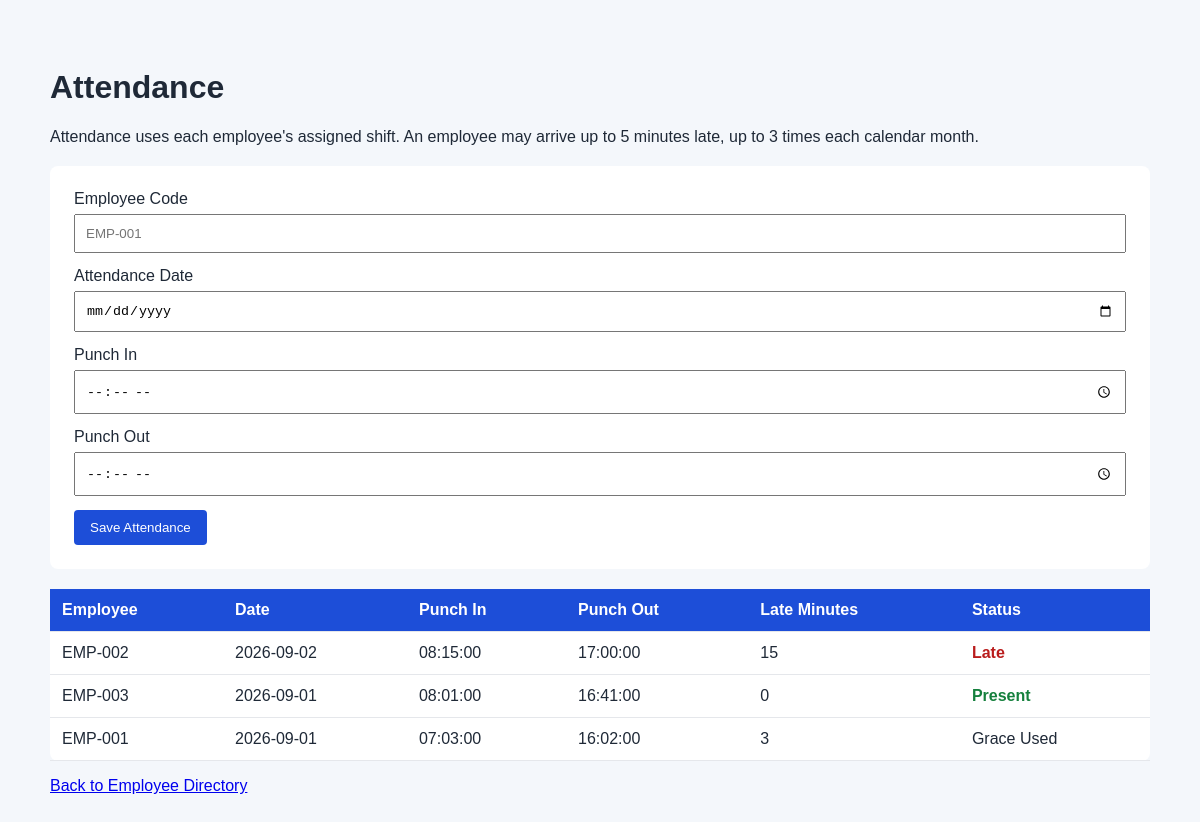
The app's page /attendance with its own data.
### main.py (models this page shows)
class AttendanceLogDatabase(Base):
    __tablename__ = "attendance_logs"
    id = Column(Integer, primary_key=True)
    employee_code = Column(String, nullable=False)
    attendance_date = Column(Date, nullable=False)
    punch_in = Column(Time, nullable=False)
    punch_out = Column(Time, nullable=False)
    late_minutes = Column(Integer, nullable=False, default=0)
    status = Column(String, nullable=False)

### main.py (the view)
@app.get("/attendance", response_class=HTMLResponse)
def attendance_page(request: Request):
    database = SessionLocal()
    attendance_logs = database.query(AttendanceLogDatabase).order_by(
        AttendanceLogDatabase.attendance_date.desc()
    ).all()
    database.close()
    return templates.TemplateResponse(
        request=request,
        name="attendance.html",
        context={"attendance_logs": attendance_logs}
    )

### templates/attendance.html (shortened to what this page needs)
<!DOCTYPE html>
<html>
<head>
</head>
<body>
    <div class="container">
        <h1>Attendance</h1>
        <p>
    Attendance uses each employee's assigned shift.
    An employee may arrive up to 5 minutes late, up to 3 times each calendar month.
</p>
        <form action="/attendance" method="post">
            <label>Employee Code</label>
            <input name="employee_code" placeholder="EMP-001" required>
            <label>Attendance Date</label>
            <input name="attendance_date" type="date" required>
            <label>Punch In</label>
            <input name="punch_in" type="time" required>
            <label>Punch Out</label>
            <input name="punch_out" type="time" required>
            <button type="submit">Save Attendance</button>
        </form>
        <table>
            <tr>
                <th>Employee</th>
                <th>Date</th>
                <th>Punch In</th>
                <th>Punch Out</th>
                <th>Late Minutes</th>
                <th>Status</th>
            </tr>
            {% for log in attendance_logs %}
            <tr>
                <td>{{ log.employee_code }}</td>
                <td>{{ log.attendance_date }}</td>
                <td>{{ log.punch_in }}</td>
                <td>{{ log.punch_out }}</td>
                <td>{{ log.late_minutes }}</td>
                <td class="{{ log.status|lower }}">{{ log.status }}</td>
            </tr>
            {% endfor %}
        </table>
        <p><a href="/">Back to Employee Directory</a></p>
    </div>
</body>
</html>

### templates/attendance.html (style rules this page uses)
body { font-family: Arial, sans-serif; background: #f4f7fb; padding: 40px; color: #1f2937; }
.container { max-width: 1100px; margin: auto; }
form, table { background: white; padding: 24px; border-radius: 8px; margin-top: 20px; }
input { width: 100%; box-sizing: border-box; padding: 10px; margin: 6px 0 14px; }
button { background: #1d4ed8; color: white; border: 0; border-radius: 4px; padding: 10px 16px; cursor: pointer; }
table { width: 100%; border-collapse: collapse; box-sizing: border-box; }
th, td { padding: 12px; border-bottom: 1px solid #e5e7eb; text-align: left; }
th { background: #1d4ed8; color: white; }
.late { color: #b91c1c; font-weight: bold; }
.present { color: #15803d; font-weight: bold; }

### records on screen
AttendanceLogDatabase: employee_code "EMP-002", attendance_date "2026-09-02", punch_in "08:15:00", punch_out "17:00:00", late_minutes "15", status "Late"
AttendanceLogDatabase: employee_code "EMP-003", attendance_date "2026-09-01", punch_in "08:01:00", punch_out "16:41:00", late_minutes "0", status "Present"
AttendanceLogDatabase: employee_code "EMP-001", attendance_date "2026-09-01", punch_in "07:03:00", punch_out "16:02:00", late_minutes "3", status "Grace Used"
